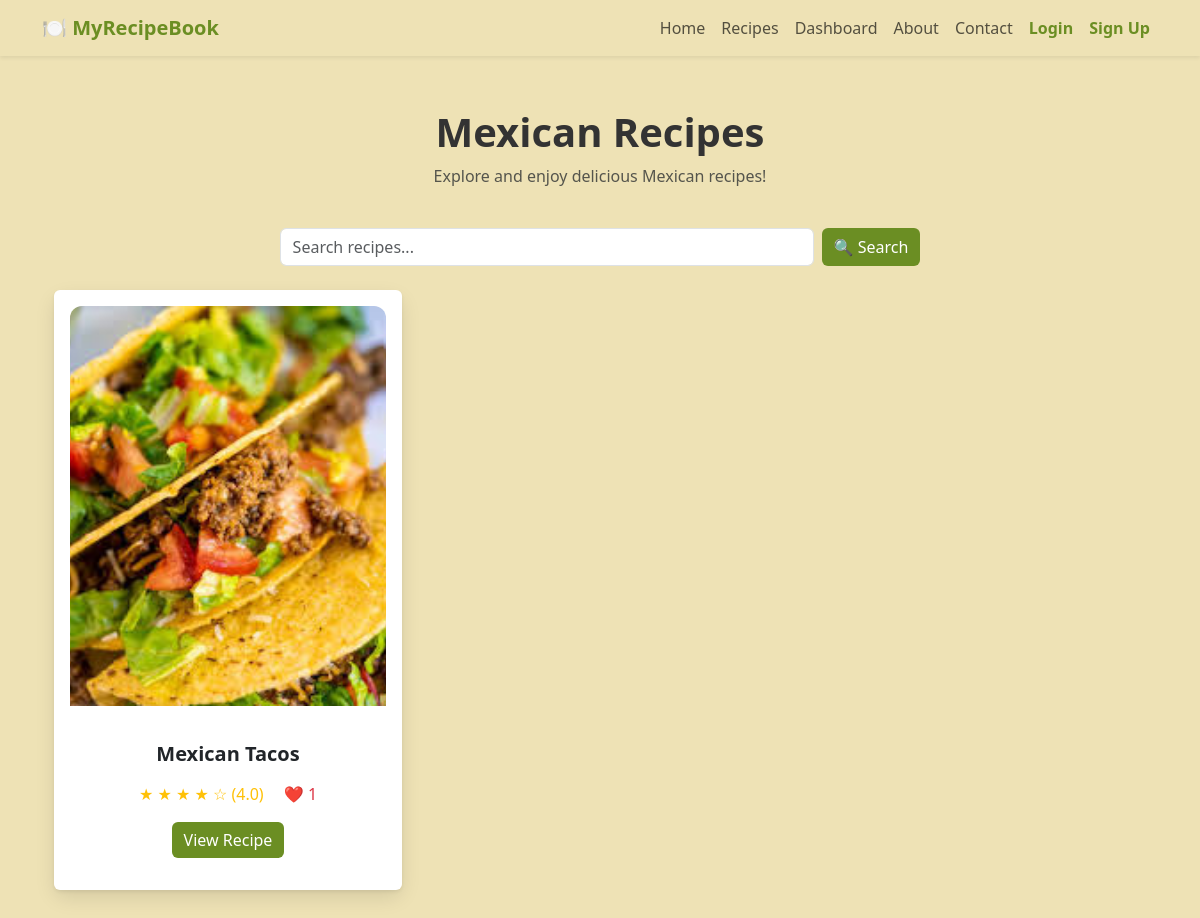
The page /cuisine/Mexican on the database as committed earlier.
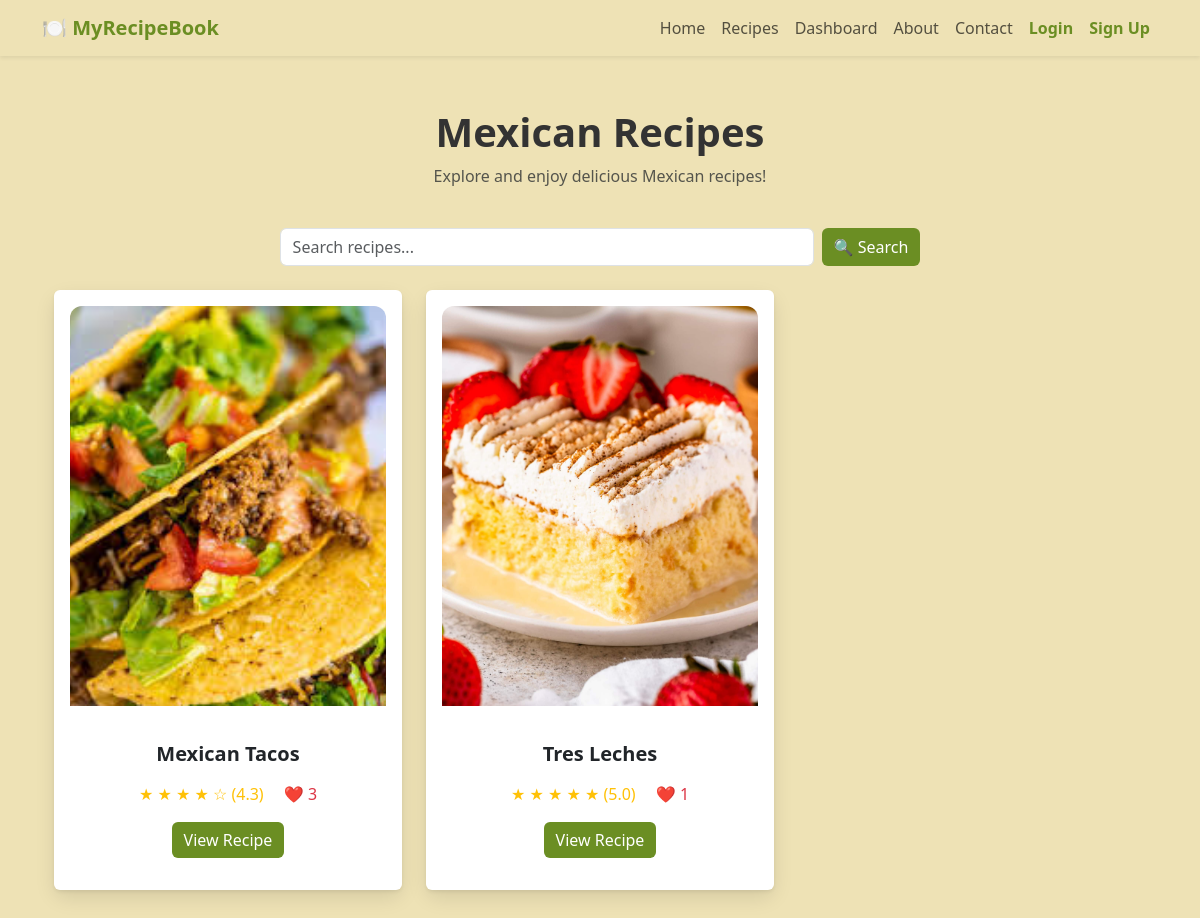
The same page on the database as committed later.
### app/models.py (models this page shows)
class Recipe(db.Model):
    id = db.Column(db.Integer, primary_key=True)
    title = db.Column(db.String(255), nullable=False)
    tags = db.Column(db.String(255))
    ingredients = db.Column(db.Text, nullable=False)
    instructions = db.Column(db.Text, nullable=True)
    description = db.Column(db.String(500), nullable=True)
    image_path = db.Column(db.String(255))  # Stores relative path
    video_path = db.Column(db.String(255))  # Stores relative path
    is_premium = db.Column(db.Boolean, default=False)  # New column
    likes = db.relationship('Like', backref='recipe', lazy=True)
    ratings = db.relationship('Rating', backref='recipe', lazy=True)
    comments = db.relationship('Comment', backref='recipe', lazy=True)
    @property
    def average_rating(self):
        if not self.ratings:
            return 0  # No ratings yet
        return round(sum(r.rating for r in self.ratings) / len(self.ratings), 1)
    @property
    def like_count(self):
        return len(self.likes)

class Rating(db.Model):
    id = db.Column(db.Integer, primary_key=True)
    user_id = db.Column(db.Integer, db.ForeignKey('user.id'), nullable=False)
    recipe_id = db.Column(db.Integer, db.ForeignKey('recipe.id'), nullable=False)
    rating = db.Column(db.Integer, nullable=False)  # Rating from 1 to 5

### app/routes.py (the view)
@bp.route('/cuisine/<cuisine>')
def cuisine(cuisine):
    cuisine_tags={
        "Indian":["india","indian","desi","marathi","south-indian","south indian"],
        "Mexican":["mexico","mexican"],
        "Italian":["italian","italy"],
        "Chinese":["china","chinese"]
    }
    if cuisine not in cuisine_tags:
        abort(404)
    tags=cuisine_tags[cuisine]
    recipes=Recipe.query.filter(db.or_(*(Recipe.tags.ilike(f"%{tag}%")for tag in tags))).all()
    return render_template('cuisine.html',cuisine=cuisine ,recipes=recipes)

### app/templates/cuisine.html (shortened to what this page needs)
{% extends "base.html" %}
{% block content %}
<div class="container py-1">
    <h1 class="text-center fw-bold page-title">{{ cuisine }} Recipes</h1>
    <p class="text-center text-muted">Explore and enjoy delicious {{ cuisine }} recipes!</p>
    <div class="container py-4">
        <form action="{{ url_for('routes.search') }}" method="GET" class="d-flex justify-content-center">
            <input type="text" name="q" class="form-control w-50 me-2" placeholder="Search recipes..." required>
            <button type="submit" class="btn btn-primary">🔍 Search</button>
        </form>
    </div>
    <div class="row gx-4 gy-5">
        {% for recipe in recipes %}
        <div class="col-md-4 col-sm-6">
            <div class="flip-card" onclick="flipCard(this)">
                <div class="flip-card-inner">
                    <div class="flip-card-front">
                        <div class="card shadow-sm border-0 h-100 p-3 d-flex flex-column card-fixed-height">
                            {% if recipe.image_path %}
                                <img src="{{ url_for('static', filename=recipe.image_path) }}" class="card-img-top" alt="{{ recipe.title }}">
                            {% else %}
                                <img src="{{ url_for('static', filename='images/placeholder.jpg') }}" class="card-img-top" alt="No Image Available">
                            {% endif %}
                            <div class="card-body text-center d-flex flex-column flex-grow-1">
                                <h5 class="fw-bold">{{ recipe.title }}</h5>
                                <div class="mt-2">
                                    <span class="text-warning">
                                        {% for i in range(1, 6) %}
                                            {% if i <= recipe.average_rating %}
                                                ★
                                            {% else %}
                                                ☆
                                            {% endif %}
                                        {% endfor %}
                                        ({{ recipe.average_rating or 0 }})
                                    </span>
                                    <span class="text-danger ms-3">❤️ {{ recipe.like_count }}</span>
                                </div>
                                <div class="mt-auto">
                                    <a href="{{ url_for('routes.view_recipe', recipe_id=recipe.id) }}" class="btn btn-primary" onclick="event.stopPropagation();">
                                        View Recipe
                                    </a>
                                </div>
                            </div>
                        </div>
                    </div>
                    <div class="flip-card-back">
                        <div class="card-body d-flex align-items-center justify-content-center">
                            <p class="description-text">{{ recipe.description or 'No description available.' }}</p>
                        </div>
                    </div>
                </div>
            </div>
        </div>
        {% endfor %}
    </div>
</div>
{% endblock %}

### app/templates/base.html (shortened to what this page needs)
<!DOCTYPE html>
<html lang="en">
<head>
    <link href="https://cdn.jsdelivr.net/npm/bootstrap@5.3.0/dist/css/bootstrap.min.css" rel="stylesheet">
    <link rel="stylesheet" href="{{ url_for('static', filename='styles.css') }}">
    <link rel="stylesheet" href="https://cdnjs.cloudflare.com/ajax/libs/font-awesome/6.0.0/css/all.min.css">
</head>
<body>
<nav class="navbar navbar-expand-lg navbar-light shadow-sm">
    <div class="container">
        <a class="navbar-brand fw-bold" href="{{ url_for('routes.index') }}">🍽️ MyRecipeBook</a>
        <div class="collapse navbar-collapse" id="navbarNav">
            <ul class="navbar-nav ms-auto">
                <li class="nav-item"><a class="nav-link" href="{{ url_for('routes.index') }}">Home</a></li>
                <li class="nav-item"><a class="nav-link" href="{{ url_for('routes.recipes') }}">Recipes</a></li>
                <li class="nav-item"><a class="nav-link" href="{{ url_for('routes.user_dashboard') }}">Dashboard</a></li>
                <li class="nav-item"><a class="nav-link" href="{{ url_for('routes.about') }}">About</a></li>
                <li class="nav-item"><a class="nav-link" href="{{ url_for('routes.contact') }}">Contact</a></li>
                {% if current_user.is_authenticated %}
                    {% if current_user.is_authenticated and current_user.is_admin %}
                    <li class="nav-item">
                        <a class="nav-link" href="{{ url_for('routes.admin_dashboard') }}">
                            Admin Dashboard
                         </a>
                    </li>
                {% endif %}
                    <li class="nav-item dropdown">
                        <a class="nav-link dropdown-toggle d-flex align-items-center" href="#" id="userDropdown" role="button" data-bs-toggle="dropdown">
                            <img src="{{ url_for('static', filename=current_user.profile_photo)}}" class="profile-photo me-2">
                            {{ current_user.name }}
                        </a>
                        <ul class="dropdown-menu dropdown-menu-end">
                            <li><a class="dropdown-item" href="{{ url_for('routes.user_profile') }}">Profile</a></li>
                            <li><a class="dropdown-item text-danger" href="{{ url_for('routes.user_logout') }}">Logout</a></li>
                        </ul>
                    </li>
                {% else %}
                    <li class="nav-item"><a class="nav-link link-accent" href="{{ url_for('routes.user_login') }}">Login</a></li>
                    <li class="nav-item"><a class="nav-link link-accent" href="{{ url_for('routes.user_signup') }}">Sign Up</a></li>
                {% endif %}
            </ul>
        </div>
    </div>
</nav>
    <div class="container my-5">
        {% block content %}{% endblock %}
    </div>
</body>
</html>

### app/static/styles.css (style rules this page uses)
:root { --bg-light: #EEE2B5; --bg-card: #F8F6F2; --text-dark: #333333; --accent-green: #6B8E23; --hover-green: #4A5D23; --border-light: #EAEAEA; }
body { background-color: var(--bg-light); color: var(--text-dark); font-family: 'Segoe UI', Tahoma, Geneva, Verdana, sans-serif; }
.navbar { background-color: var(--bg-light); box-shadow: 0 4px 12px rgba(0, 0, 0, 0.05); }
.navbar-brand { color: var(--accent-green); }
.btn-primary { background-color: var(--accent-green); border: none; transition: background-color 0.3s ease; }
.card-img-top { width: 100%; height: 400px; object-fit: cover; border-top-left-radius: 12px; border-top-right-radius: 12px; }
.flip-card { perspective: 1000px; cursor: pointer; }
.flip-card-inner { position: relative; width: 100%; min-height: 600px; transform-style: preserve-3d; transition: transform 0.6s ease; }
.flip-card-front, .flip-card-back { position: absolute; width: 100%; height: 100%; border-radius: 12px; backface-visibility: hidden; box-shadow: 0 8px 20px rgba(0, 0, 0, 0.1); }
.flip-card-front { display: flex; flex-direction: column; background: var(--bg-card); }
.card-fixed-height { min-height: 100%; }
.flip-card-front .card-img-top { width: 100%; height: 400px; object-fit: cover; border-top-left-radius: 12px; border-top-right-radius: 12px; margin-bottom: 20px; }
.card-body { display: flex; flex-direction: column; flex: 1; }
.flip-card-back { background: var(--accent-green); transform: rotateY(180deg); display: flex; flex-direction: column; justify-content: center; padding: 20px; text-align: center; }
.description-text { font-family: 'Playfair Display', serif; font-size: 1.3rem; font-weight: bold; color: white; line-height: 1.8; }
.link-accent { color: var(--accent-green); font-weight: bold; text-decoration: none; }
input, textarea { border-radius: 8px; border: 1px solid var(--border-light); padding: 10px; }

Rows that differ between the two databases and show on the page:
computed for Recipe "Mexican Tacos": rating "4.0" → "4.3"; like_count "1" → "3"
added Recipe: image_path (picture), title "Tres Leches", rating "5.0", like_count "1"
